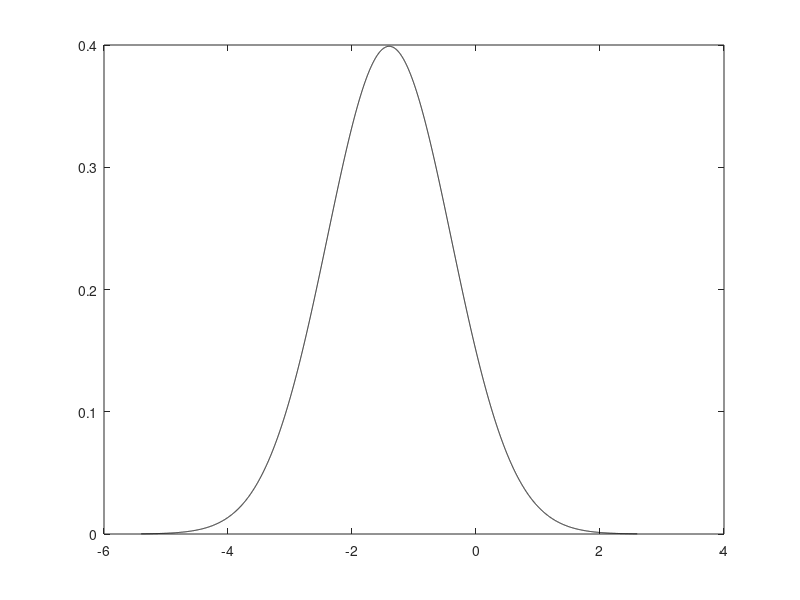

Source code (MATLAB): (Note: this script raises an error after producing the figure.)
% testing parameterisation of logit-normal distribution 

clear all

n = 1000000;

dx = 0.001;
x_logit_normal = (0:dx:1)';


%% relaxing both the underlying dist. and the logistic mapping: 
mu_1 = -1.4; %approx. 10 wks waning of PF3 (peak is -0.8)
sig_1 = 1;

x_normal = ((mu_1 - 4*sig_1):dx:(mu_1 + 4*sig_1))';

general_normal = makedist('Normal', 'mu', mu_1, 'sigma', sig_1); %call this N(mu_1, sig_1)
pdf_normal = pdf(general_normal, x_normal);

figure(2)
plot(x_normal, pdf_normal, 'k-')

L = 1
k =  2.4
x0 = -1
y2_general_logistic = general_logistic(x_normal, L, k, x0);

figure(2)
hold on
plot(x_normal, y2_general_logistic, 'r-')
hold off


sig = k * sig_1;
mu = k * (mu_1 - x0);
pdf_logit_normal = logit_normal_pdf(mu, sig, x_logit_normal);

figure(3)
plot(x_logit_normal, pdf_logit_normal)

function p_LN = logit_normal_pdf(mu, sig, x)

    term_1 = 1./(sig * sqrt(2*pi));

    term_2 = 1./(x.*(1-x));

    logit_x = log(x./(1 - x));

    term_3 = exp(- (logit_x - mu).^2 ./ (2*sig.^2));

    p_LN = term_1 .* term_2 .* term_3;

end

function y = standard_logistic(x)

    y = 1 ./ (1 + exp(-x));

end

function y = general_logistic(x, L, k, x0)

    y = L ./ (1 + exp(-k * (x - x0)));

end